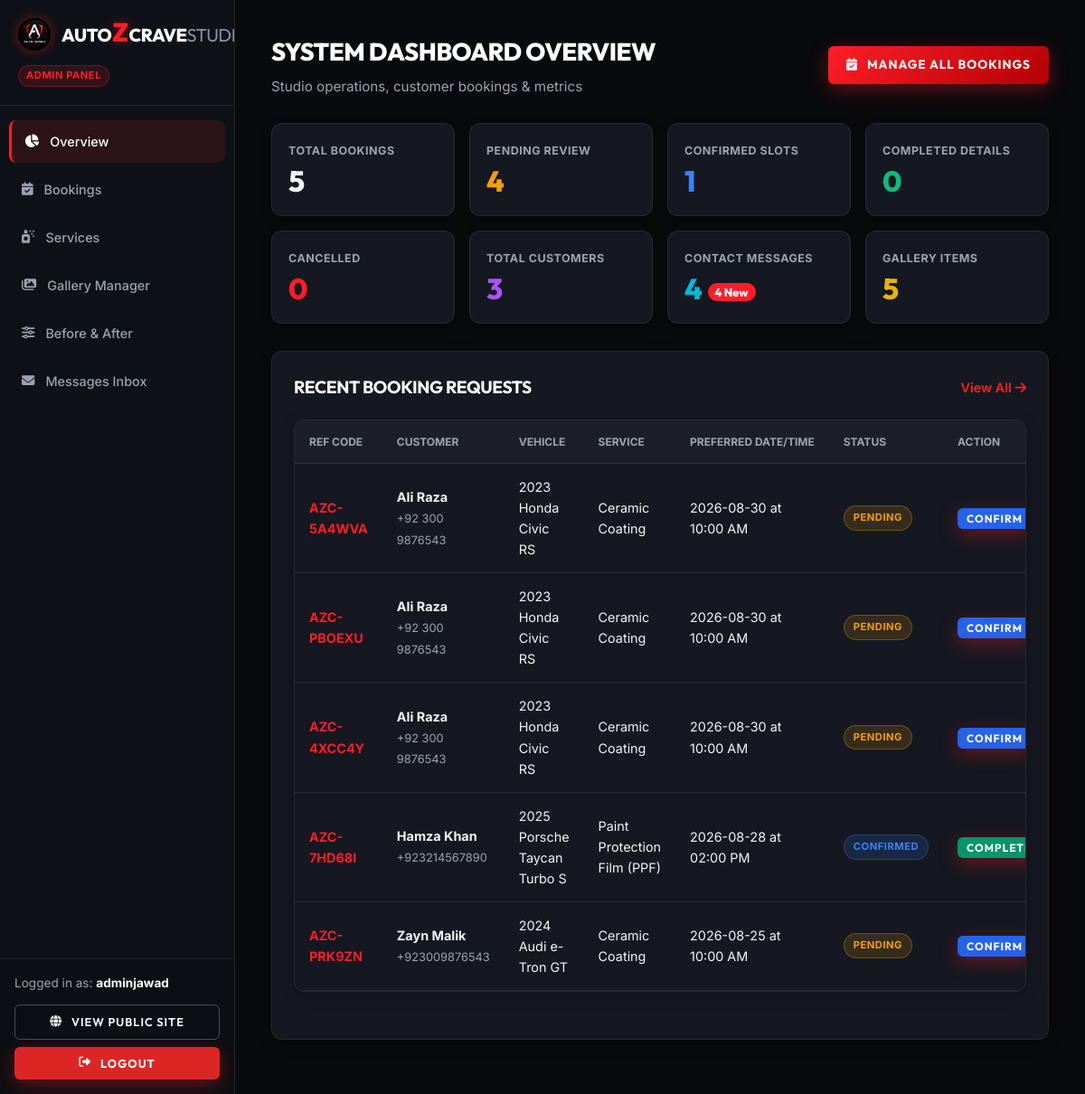
Page /admin/ (signed in) on the earlier database version.
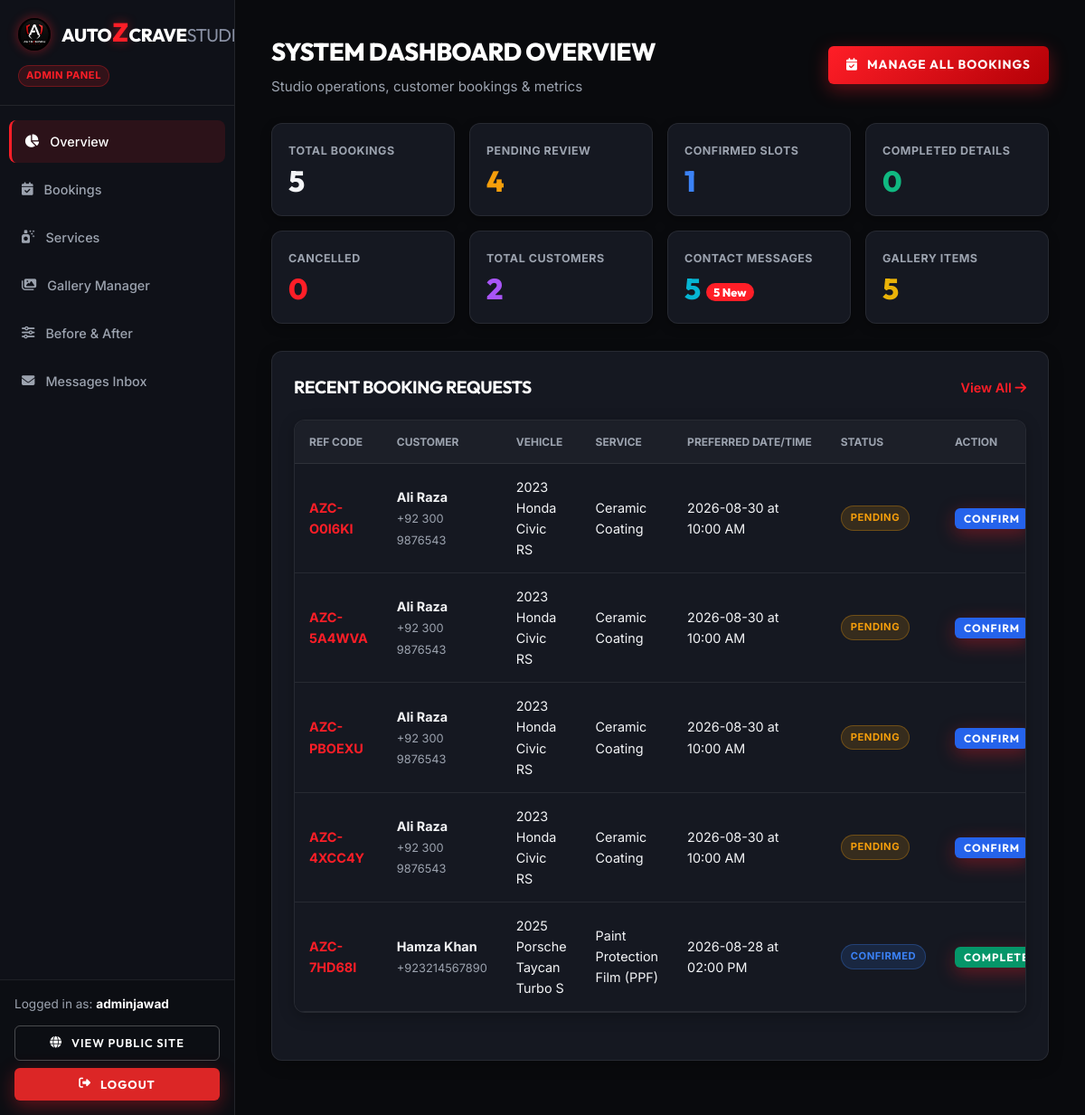
Same page on the later database version.
### models/user.py (models this page shows, shortened)
class User(UserMixin, db.Model):
    __tablename__ = 'users'
    id = db.Column(db.Integer, primary_key=True)
    name = db.Column(db.String(100), nullable=False)
    email = db.Column(db.String(120), unique=True, nullable=False, index=True)
    password_hash = db.Column(db.String(256), nullable=False)
    role = db.Column(db.String(20), nullable=False, default='customer')  # 'admin' or 'customer'
    created_at = db.Column(db.DateTime, default=datetime.utcnow)
    def is_admin(self):
        return self.role == 'admin'

### models/booking.py (models this page shows, shortened)
class Booking(db.Model):
    __tablename__ = 'bookings'
    id = db.Column(db.Integer, primary_key=True)
    reference_code = db.Column(db.String(20), unique=True, nullable=False, default=generate_booking_ref, index=True)
    customer_name = db.Column(db.String(100), nullable=False)
    customer_email = db.Column(db.String(120), nullable=False)
    customer_phone = db.Column(db.String(30), nullable=False)
    vehicle_make = db.Column(db.String(50), nullable=False)
    vehicle_model = db.Column(db.String(50), nullable=False)
    vehicle_year = db.Column(db.String(10), nullable=False)
    service_id = db.Column(db.Integer, db.ForeignKey('services.id'), nullable=False)
    preferred_date = db.Column(db.String(20), nullable=False)
    preferred_time = db.Column(db.String(20), nullable=False)
    additional_notes = db.Column(db.Text, nullable=True)
    status = db.Column(db.String(20), default='Pending', nullable=False)  # Pending, Confirmed, Completed, Cancelled
    created_at = db.Column(db.DateTime, default=datetime.utcnow)

### models/service.py (models this page shows, shortened)
class Service(db.Model):
    __tablename__ = 'services'
    id = db.Column(db.Integer, primary_key=True)
    name = db.Column(db.String(100), nullable=False)
    description = db.Column(db.Text, nullable=False)
    price = db.Column(db.String(50), nullable=True)  # e.g., "PKR 45,000" or "Starting PKR 30,000"
    duration = db.Column(db.String(50), nullable=True)  # e.g., "1 - 2 Days"
    image = db.Column(db.String(255), nullable=True)
    is_active = db.Column(db.Boolean, default=True, nullable=False)
    created_at = db.Column(db.DateTime, default=datetime.utcnow)
    bookings = db.relationship('Booking', backref='service', lazy=True, cascade='all, delete-orphan')

### routes/admin.py (the view)
@admin_bp.route('/')
@admin_required
def dashboard():
    total_bookings = Booking.query.count()
    pending_bookings = Booking.query.filter_by(status='Pending').count()
    confirmed_bookings = Booking.query.filter_by(status='Confirmed').count()
    completed_bookings = Booking.query.filter_by(status='Completed').count()
    cancelled_bookings = Booking.query.filter_by(status='Cancelled').count()
    total_messages = ContactMessage.query.count()
    unread_messages = ContactMessage.query.filter_by(status='Unread').count()
    total_gallery = GalleryItem.query.count()
    unique_customers = db.session.query(Booking.customer_email).distinct().count()
    recent_bookings = Booking.query.order_by(Booking.created_at.desc()).limit(8).all()
    recent_messages = ContactMessage.query.order_by(ContactMessage.created_at.desc()).limit(5).all()
    return render_template('admin/dashboard.html',
                           total_bookings=total_bookings,
                           pending_bookings=pending_bookings,
                           confirmed_bookings=confirmed_bookings,
                           completed_bookings=completed_bookings,
                           cancelled_bookings=cancelled_bookings,
                           total_messages=total_messages,
                           unread_messages=unread_messages,
                           total_gallery=total_gallery,
                           unique_customers=unique_customers,
                           recent_bookings=recent_bookings,
                           recent_messages=recent_messages)

### routes/admin.py (called while the page is built)
def admin_required(f):
    @wraps(f)
    @login_required
    def decorated_function(*args, **kwargs):
        if not current_user.is_admin():
            flash('Admin authorization required.', 'error')
            return redirect(url_for('auth.login'))
        return f(*args, **kwargs)
    return decorated_function

### templates/admin/dashboard.html (shortened to what this page needs)
{% extends "admin/base_admin.html" %}
{% block content %}
<div class="admin-header">
    <div>
        <h1 class="admin-page-title">SYSTEM DASHBOARD OVERVIEW</h1>
        <p style="color: var(--admin-muted); font-size: 0.95rem;">Studio operations, customer bookings & metrics</p>
    </div>
    <a href="{{ url_for('admin.bookings') }}" class="btn-primary" style="font-size: 0.85rem; padding: 10px 20px;">
        <i class="fa-solid fa-calendar-check"></i> MANAGE ALL BOOKINGS
    </a>
</div>
<div class="stats-grid">
    <div class="stat-card">
        <span class="stat-label">Total Bookings</span>
        <div class="stat-value">{{ total_bookings }}</div>
    </div>
    <div class="stat-card">
        <span class="stat-label">Pending Review</span>
        <div class="stat-value pending">{{ pending_bookings }}</div>
    </div>
    <div class="stat-card">
        <span class="stat-label">Confirmed Slots</span>
        <div class="stat-value confirmed">{{ confirmed_bookings }}</div>
    </div>
    <div class="stat-card">
        <span class="stat-label">Completed Details</span>
        <div class="stat-value completed">{{ completed_bookings }}</div>
    </div>
    <div class="stat-card">
        <span class="stat-label">Cancelled</span>
        <div class="stat-value cancelled">{{ cancelled_bookings }}</div>
    </div>
    <div class="stat-card">
        <span class="stat-label">Total Customers</span>
        <div class="stat-value" style="color: #a855f7;">{{ unique_customers }}</div>
    </div>
    <div class="stat-card">
        <span class="stat-label">Contact Messages</span>
        <div class="stat-value" style="color: #06b6d4;">{{ total_messages }} {% if unread_messages %}<span style="font-size: 0.8rem; background: var(--admin-red); color:#fff; padding:2px 8px; border-radius:50px; vertical-align:middle;">{{ unread_messages }} New</span>{% endif %}</div>
    </div>
    <div class="stat-card">
        <span class="stat-label">Gallery Items</span>
        <div class="stat-value" style="color: #eab308;">{{ total_gallery }}</div>
    </div>
</div>
<div class="admin-card-box">
    <div style="display: flex; justify-content: space-between; align-items: center; margin-bottom: 20px;">
        <h3 style="font-size: 1.2rem; text-transform: uppercase;">Recent Booking Requests</h3>
        <a href="{{ url_for('admin.bookings') }}" style="color: var(--admin-red); font-weight: 600; font-size: 0.9rem;">View All <i class="fa-solid fa-arrow-right"></i></a>
    </div>
    <div class="admin-table-container">
        <table class="admin-table">
            <thead>
                <tr>
                    <th>REF CODE</th>
                    <th>CUSTOMER</th>
                    <th>VEHICLE</th>
                    <th>SERVICE</th>
                    <th>PREFERRED DATE/TIME</th>
                    <th>STATUS</th>
                    <th>ACTION</th>
                </tr>
            </thead>
            <tbody>
                {% for b in recent_bookings %}
                <tr>
                    <td style="font-weight: 700; color: var(--admin-red);">{{ b.reference_code }}</td>
                    <td>
                        <strong style="display:block;">{{ b.customer_name }}</strong>
                        <span style="font-size:0.8rem; color:var(--admin-muted);">{{ b.customer_phone }}</span>
                    </td>
                    <td>{{ b.vehicle_year }} {{ b.vehicle_make }} {{ b.vehicle_model }}</td>
                    <td>{{ b.service.name if b.service else 'Service (Archived)' }}</td>
                    <td>{{ b.preferred_date }} at {{ b.preferred_time }}</td>
                    <td>
                        <span class="badge badge-{{ b.status.lower() }}">{{ b.status }}</span>
                    </td>
                    <td>
                        <form action="{{ url_for('admin.update_booking_status', booking_id=b.id) }}" method="POST" style="display:inline-flex; gap:4px;">
                            {% if b.status == 'Pending' %}
                            <button type="submit" name="status" value="Confirmed" class="btn-primary" style="padding: 4px 10px; font-size: 0.75rem; background: #2563eb;">Confirm</button>
                            {% elif b.status == 'Confirmed' %}
                            <button type="submit" name="status" value="Completed" class="btn-primary" style="padding: 4px 10px; font-size: 0.75rem; background: #059669;">Complete</button>
                            {% else %}
                            <a href="{{ url_for('admin.bookings') }}" style="font-size: 0.85rem; color: var(--admin-muted);">Manage</a>
                            {% endif %}
                        </form>
                    </td>
                </tr>
                {% else %}
                <tr>
                    <td colspan="7" style="text-align: center; color: var(--admin-muted); padding: 30px;">No recent bookings found.</td>
                </tr>
                {% endfor %}
            </tbody>
        </table>
    </div>
</div>
{% endblock %}

### templates/admin/base_admin.html (shortened to what this page needs)
<!DOCTYPE html>
<html lang="en">
<head>
    <link rel="stylesheet" href="https://cdnjs.cloudflare.com/ajax/libs/font-awesome/6.4.0/css/all.min.css">
    <link rel="stylesheet" href="{{ url_for('static', filename='css/style.css') }}">
    <link rel="stylesheet" href="{{ url_for('static', filename='css/admin.css') }}">
</head>
<body class="admin-body">
    <aside class="admin-sidebar" id="adminSidebar">
        <div class="admin-sidebar-header">
            <a href="{{ url_for('admin.dashboard') }}" class="brand-logo" style="font-size: 1.25rem;">
                <img src="{{ url_for('static', filename='images/logo.jpg') }}" alt="AutozCraveStudio Logo" class="brand-logo-img" style="height: 36px;">
                <span>Auto<span class="z-red">Z</span>Crave<span class="studio-gray">Studio</span></span>
            </a>
            <span style="display:inline-block; font-size:0.7rem; color:var(--red-z); background:rgba(255,30,39,0.15); border:1px solid rgba(255,30,39,0.3); padding:2px 8px; border-radius:50px; font-weight:700; margin-top:8px; letter-spacing:0.5px;">ADMIN PANEL</span>
        </div>
        <nav class="admin-nav">
            <a href="{{ url_for('admin.dashboard') }}" class="admin-nav-item {% if request.endpoint == 'admin.dashboard' %}active{% endif %}">
                <i class="fa-solid fa-chart-pie"></i> Overview
            </a>
            <a href="{{ url_for('admin.bookings') }}" class="admin-nav-item {% if request.endpoint == 'admin.bookings' %}active{% endif %}">
                <i class="fa-solid fa-calendar-check"></i> Bookings
            </a>
            <a href="{{ url_for('admin.services') }}" class="admin-nav-item {% if request.endpoint == 'admin.services' %}active{% endif %}">
                <i class="fa-solid fa-spray-can-sparkles"></i> Services
            </a>
            <a href="{{ url_for('admin.gallery') }}" class="admin-nav-item {% if request.endpoint == 'admin.gallery' %}active{% endif %}">
                <i class="fa-solid fa-images"></i> Gallery Manager
            </a>
            <a href="{{ url_for('admin.before_after') }}" class="admin-nav-item {% if request.endpoint == 'admin.before_after' %}active{% endif %}">
                <i class="fa-solid fa-sliders"></i> Before & After
            </a>
            <a href="{{ url_for('admin.messages') }}" class="admin-nav-item {% if request.endpoint == 'admin.messages' %}active{% endif %}">
                <i class="fa-solid fa-envelope"></i> Messages Inbox
            </a>
        </nav>
        <div class="admin-sidebar-footer">
            <div style="font-size: 0.85rem; color: var(--admin-muted); margin-bottom: 12px;">
                Logged in as: <strong style="color:#fff;">{{ current_user.name }}</strong>
            </div>
            <a href="{{ url_for('main.index') }}" class="btn-outline" target="_blank" style="width: 100%; padding: 8px 14px; font-size: 0.8rem; margin-bottom: 8px; text-align: center; justify-content: center;">
                <i class="fa-solid fa-globe"></i> View Public Site
            </a>
            <a href="{{ url_for('auth.logout') }}" class="btn-primary" style="width: 100%; padding: 8px 14px; font-size: 0.8rem; background: #dc2626; text-align: center; justify-content: center;">
                <i class="fa-solid fa-right-from-bracket"></i> Logout
            </a>
        </div>
    </aside>
    <main class="admin-main">
        {% block content %}{% endblock %}
    </main>
</body>
</html>

### static/css/style.css (style rules this page uses)
:root { --bg-dark: #0a0b0e; --bg-surface: #11131a; --bg-card: rgba(20, 24, 34, 0.75); --bg-card-hover: rgba(28, 33, 46, 0.85); --border-color: rgba(255, 255, 255, 0.08); --border-accent: rgba(255, 30, 39, 0.4); --text-main: #ffffff; --text-muted: #9aa1b2; --text-subtle: #6c758d; --red-z: #ff1e27; --red-glow: rgba(255, 30, 39, 0.45); --red-gradient: linear-gradient(135deg, #ff1e27 0%, #b30006 100%); --font-heading: 'Outfit', 'Montserrat', -apple-system, sans-serif; --font-body: 'Inter', -apple-system, sans-serif; --radius-sm: 6px; --radius-md: 12px; --radius-lg: 20px; --transition: all 0.3s cubic-bezier(0.16, 1, 0.3, 1); }
*, *::before, *::after { box-sizing: border-box; margin: 0; padding: 0; }
html { scroll-behavior: smooth; font-size: 16px; }
body { background-color: var(--bg-dark); color: var(--text-main); font-family: var(--font-body); line-height: 1.6; overflow-x: hidden; min-height: 100vh; display: flex; flex-direction: column; }
h1, h2, h3, h4, h5, h6 { font-family: var(--font-heading); font-weight: 700; letter-spacing: -0.02em; color: var(--text-main); }
a { color: inherit; text-decoration: none; transition: var(--transition); }
img { max-width: 100%; height: auto; display: block; }
.brand-logo { font-family: var(--font-heading); font-size: 1.6rem; font-weight: 800; letter-spacing: -0.5px; text-transform: uppercase; color: #ffffff; display: inline-flex; align-items: center; gap: 12px; margin-right: 40px; }
.brand-logo-img { height: 44px; width: auto; border-radius: 50%; box-shadow: 0 0 12px var(--red-glow); transition: transform 0.3s ease; }
.brand-logo .z-red { color: var(--red-z); text-shadow: 0 0 12px var(--red-glow); font-size: 1.8rem; line-height: 1; margin: 0 1px; }
.brand-logo .studio-gray { color: #8a91a4; font-weight: 400; }
.btn-primary { display: inline-flex; align-items: center; justify-content: center; gap: 10px; background: var(--red-gradient); color: #ffffff; font-family: var(--font-heading); font-weight: 700; text-transform: uppercase; letter-spacing: 1px; padding: 14px 32px; border-radius: var(--radius-sm); border: none; cursor: pointer; box-shadow: 0 6px 20px rgba(255, 30, 39, 0.35); transition: var(--transition); }
.btn-outline { display: inline-flex; align-items: center; justify-content: center; gap: 10px; background: transparent; color: #ffffff; font-family: var(--font-heading); font-weight: 600; text-transform: uppercase; letter-spacing: 1px; padding: 13px 30px; border-radius: var(--radius-sm); border: 1px solid rgba(255, 255, 255, 0.25); cursor: pointer; transition: var(--transition); }

Differences in the rows shown:
removed Booking: reference_code "AZC-PRK9ZN", customer_name "Zayn Malik", customer_phone "+923009876543", vehicle_year "2024", vehicle_make "Audi", vehicle_model "e-Tron GT", service "Ceramic Coating", preferred_date "2026-08-25", preferred_time "10:00 AM", status "PENDING", shows "CONFIRM"
added Booking: reference_code "AZC-O0I6KI", customer_name "Ali Raza", customer_phone "+92 300 9876543", vehicle_year "2023", vehicle_make "Honda", vehicle_model "Civic RS", service "Ceramic Coating", preferred_date "2026-08-30", preferred_time "10:00 AM", status "PENDING", shows "CONFIRM"
Other differences:
{{ unique_customers }}: "3" → "2"
{{ total_messages }}: "4" → "5"
{{ unread_messages }}: "4" → "5"
